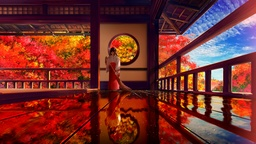
#> input picture B_自动化系专业主修课程/计算机视觉/2_往年参考/往年作业/hw2/code/data/test.jpeg, 256 x 144 px, shrunk from 1920 x 1080 before the run
$ python harris.py   (older library calls are emulated)
#> lines starting #> are read from the running program, lines starting #| are printed output that depends on the picture
"""
# File       : harris.py
# Time       ：2023/5/2 19:40
# Author     ：Peng Cheng
# Description：
"""

import cv2 as cv
import numpy as np
import matplotlib.pyplot as plt


# Harris corner detection
def Harris_corner(img):
    ## Grayscale
    def BGR2GRAY(img):
        gray = 0.2126 * img[..., 2] + 0.7152 * img[..., 1] + 0.0722 * img[..., 0]
        gray = gray.astype(np.uint8)
        return gray

    ## Sobel
    def Sobel_filtering(gray):
        # get shape
        H, W = gray.shape

        # sobel kernel
        sobely = np.array(((1, 2, 1),
                           (0, 0, 0),
                           (-1, -2, -1)), dtype=np.float32)

        sobelx = np.array(((1, 0, -1),
                           (2, 0, -2),
                           (1, 0, -1)), dtype=np.float32)

        # padding
        tmp = np.pad(gray, (1, 1), 'edge')

        # prepare
        Ix = np.zeros_like(gray, dtype=np.float32)
        Iy = np.zeros_like(gray, dtype=np.float32)

        # get differential
        for y in range(H):
            for x in range(W):
                Ix[y, x] = np.mean(tmp[y: y + 3, x: x + 3] * sobelx)
                Iy[y, x] = np.mean(tmp[y: y + 3, x: x + 3] * sobely)

        Ix2 = Ix ** 2
        Iy2 = Iy ** 2
        Ixy = Ix * Iy

        return Ix2, Iy2, Ixy

    # gaussian filtering
    def gaussian_filtering(I, K_size=3, sigma=3):
        # get shape
        H, W = I.shape

        ## gaussian
        I_t = np.pad(I, (K_size // 2, K_size // 2), 'edge')

        # gaussian kernel
        K = np.zeros((K_size, K_size), dtype=np.float)
        for x in range(K_size):
            for y in range(K_size):
                _x = x - K_size // 2
                _y = y - K_size // 2
                K[y, x] = np.exp(-(_x ** 2 + _y ** 2) / (2 * (sigma ** 2)))
        K /= (sigma * np.sqrt(2 * np.pi))
        K /= K.sum()

        # filtering
        for y in range(H):
            for x in range(W):
                I[y, x] = np.sum(I_t[y: y + K_size, x: x + K_size] * K)

        return I

    # corner detect
    def corner_detect(gray, Ix2, Iy2, Ixy, k=0.04, th=0.1):
        # prepare output image
        out = np.array((gray, gray, gray))
        out = np.transpose(out, (1, 2, 0))

        # get R
        R = (Ix2 * Iy2 - Ixy ** 2) - k * ((Ix2 + Iy2) ** 2)

        # detect corner
        out[R >= np.max(R) * th] = [255, 0, 0]

        out = out.astype(np.uint8)

        return out

    # 1. grayscale
    gray = BGR2GRAY(img)

    # 2. get difference image
    Ix2, Iy2, Ixy = Sobel_filtering(gray)

    # 3. gaussian filtering
    Ix2 = gaussian_filtering(Ix2, K_size=3, sigma=3)
    Iy2 = gaussian_filtering(Iy2, K_size=3, sigma=3)
    Ixy = gaussian_filtering(Ixy, K_size=3, sigma=3)

    # 4. corner detect
    out = corner_detect(gray, Ix2, Iy2, Ixy)

    return out


# Read image
img = cv.imread("./data/test.jpeg").astype(np.float32)

# Harris corner detection
out = Harris_corner(img)
#> after the loop in Sobel_filtering, `for y in range(H):`:
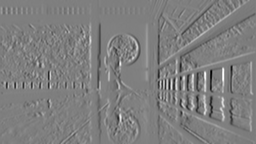
#> Ix: shape (144, 256) float32; min -98.78, max 99.33, mean -0.1; drawn with min black and max white
#> after the loop in Sobel_filtering, `for y in range(H):`:
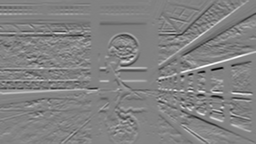
#> Iy: shape (144, 256) float32; min -96.56, max 92.44, mean 0; drawn with min black and max white
#> in Sobel_filtering, `Ix2 = Ix ** 2`:
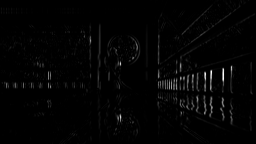
#> Ix2: shape (144, 256) float32; min 0, max 9867.1, mean 152.6; drawn with min black and max white
#> call 2 of gaussian_filtering, with K_size = 3, sigma = 3
#> after the loop in gaussian_filtering (call 2), `for y in range(H):`:
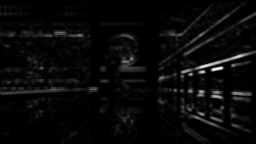
#> I: shape (144, 256) float32; min 0.00838, max 4672.7, mean 175.4; drawn with min black and max white
#> call 3 of gaussian_filtering, with K_size = 3, sigma = 3
#> after the loop in gaussian_filtering (call 3), `for y in range(H):`:
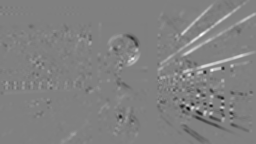
#> I: shape (144, 256) float32; min -1507.3, max 1484.5, mean 10.8; drawn with min black and max white
#> in corner_detect, `R = (Ix2 * Iy2 - Ixy ** 2) - k * ((Ix2 + Iy2) ** 2)`:
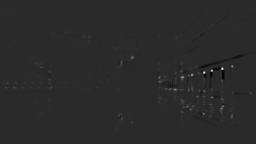
#> R: shape (144, 256) float32; min -1076902.8, max 5351206, mean 7454.5; drawn with min black and max white
#> in corner_detect, `out[R >= np.max(R) * th] = [255, 0, 0]`:
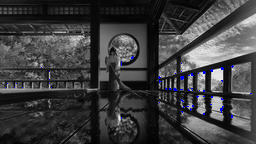
#> out: shape (144, 256, 3); mean of channels 0, 1, 2 62.7, 61.5, 61.5; drawn as B, G, R

cv.imwrite("out.jpg", out)
cv.imshow("result", out)
cv.waitKey(0)
cv.destroyAllWindows()
